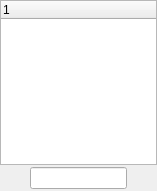
<?xml version="1.0" encoding="UTF-8"?>
<ui version="4.0">
 <class>GuiChatListWidget</class>
 <widget class="QWidget" name="GuiChatListWidget">
  <property name="geometry">
   <rect>
    <x>0</x>
    <y>0</y>
    <width>157</width>
    <height>191</height>
   </rect>
  </property>
  <property name="minimumSize">
   <size>
    <width>120</width>
    <height>0</height>
   </size>
  </property>
  <property name="acceptDrops">
   <bool>true</bool>
  </property>
  <layout class="QGridLayout" name="gridLayout">
   <property name="leftMargin">
    <number>0</number>
   </property>
   <property name="topMargin">
    <number>0</number>
   </property>
   <property name="rightMargin">
    <number>0</number>
   </property>
   <property name="bottomMargin">
    <number>0</number>
   </property>
   <property name="spacing">
    <number>0</number>
   </property>
   <item row="0" column="0">
    <widget class="QTreeWidget" name="mp_twChatList">
     <property name="contextMenuPolicy">
      <enum>Qt::CustomContextMenu</enum>
     </property>
     <column>
      <property name="text">
       <string notr="true">1</string>
      </property>
     </column>
    </widget>
   </item>
   <item row="1" column="0">
    <layout class="QHBoxLayout" name="horizontalLayout">
     <property name="spacing">
      <number>2</number>
     </property>
     <property name="leftMargin">
      <number>2</number>
     </property>
     <property name="topMargin">
      <number>2</number>
     </property>
     <property name="rightMargin">
      <number>2</number>
     </property>
     <property name="bottomMargin">
      <number>2</number>
     </property>
     <item>
      <widget class="QPushButton" name="mp_pbSettings">
       <property name="maximumSize">
        <size>
         <width>26</width>
         <height>26</height>
        </size>
       </property>
       <property name="toolTip">
        <string>View options</string>
       </property>
       <property name="icon">
        <iconset resource="../beebeep.qrc">
         <normaloff>:/images/settings.png</normaloff>:/images/settings.png</iconset>
       </property>
       <property name="iconSize">
        <size>
         <width>16</width>
         <height>16</height>
        </size>
       </property>
       <property name="flat">
        <bool>true</bool>
       </property>
      </widget>
     </item>
     <item>
      <widget class="QLineEdit" name="mp_leFilter">
       <property name="toolTip">
        <string>Insert keywords</string>
       </property>
      </widget>
     </item>
     <item>
      <widget class="QPushButton" name="mp_pbClearFilter">
       <property name="sizePolicy">
        <sizepolicy hsizetype="Fixed" vsizetype="Fixed">
         <horstretch>0</horstretch>
         <verstretch>0</verstretch>
        </sizepolicy>
       </property>
       <property name="maximumSize">
        <size>
         <width>26</width>
         <height>26</height>
        </size>
       </property>
       <property name="toolTip">
        <string>Clear keywords</string>
       </property>
       <property name="icon">
        <iconset resource="../beebeep.qrc">
         <normaloff>:/images/clear.png</normaloff>:/images/clear.png</iconset>
       </property>
       <property name="iconSize">
        <size>
         <width>16</width>
         <height>16</height>
        </size>
       </property>
       <property name="flat">
        <bool>true</bool>
       </property>
      </widget>
     </item>
    </layout>
   </item>
  </layout>
 </widget>
 <tabstops>
  <tabstop>mp_twChatList</tabstop>
  <tabstop>mp_pbSettings</tabstop>
  <tabstop>mp_leFilter</tabstop>
  <tabstop>mp_pbClearFilter</tabstop>
 </tabstops>
 <resources>
  <include location="../beebeep.qrc"/>
 </resources>
 <connections/>
</ui>
